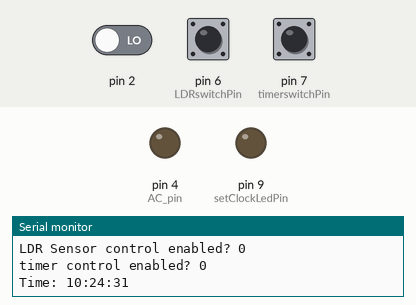
Recording of a sketch running on a simulated Arduino Uno, built with avr-gcc and run on an emulated ATmega328P. Shown: output pins drawn as LEDs (lit = HIGH), the last lines printed to the serial monitor. Inputs (shaded band) come from the test bench; at power-on: pin 2 LOW, pin 6 (LDRswitchPin) LOW, pin 7 (timerswitchPin) LOW. The local clock reads 2024-03-15 10:24:30 at power-on unless the sketch sets it.

Above: at 1.2 s.
1.3 s: pin 2 driven HIGH
At 1.8 s:
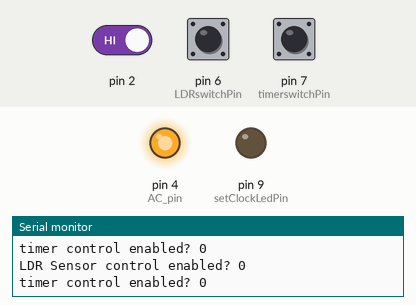
2.8 s: pin 6 (LDRswitchPin) pulled HIGH for 1 s
6.8 s: pin 6 (LDRswitchPin) pulled HIGH for 1 s
10.8 s: pin 2 driven LOW and pin 6 (LDRswitchPin) driven HIGH
13.8 s: pin 6 (LDRswitchPin) driven LOW
16.8 s: pin 6 (LDRswitchPin) driven HIGH
Timing chart, 0 to 19.8 s (numbered marks = the images above; inputs shaded):
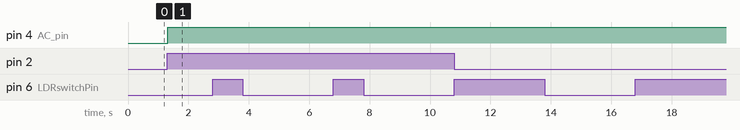

The sketch:

SmartSun_V6.ino
```cpp
/* Based on:
- AC Light Control  Updated by Robert Twomey

 Changed zero-crossing detection to look for RISING edge rather
 than falling.  (originally it was only chopping the negative half
 of the AC wave form).

 Also changed the dim_check() to turn on the Triac, leaving it on
 until the zero_cross_detect() turn's it off.

 Adapted from sketch by Ryan McLaughlin
 http://www.arduino.cc/cgi-bin/yabb2/YaBB.pl?num=1230333861/30

- Tiny RTC I2C Module to control the real time

 */

/*

V4.0: Includes:
  - Dimmer with 60 levels of luminosity
  - One day night/day cycle simulation with sunset and sunrise (4 minutes day for test)

V5.0: Includes:
  - Adaptation to the Arduino Mini Pro board
  - Turn the light off when a given threshold is readed in a analog input pin

// To include....
   //- Switch for on/off the light sensor (LDR) functionality
   //- Switch for on/off the timer functionality
   //- Switch for set the clock time to 12:00h after pressing 3 seconds

*/


////////////////////////////////////////////////////////////////////////////////////////////////////////////////
// Libraries invocations
////////////////////////////////////////////////////////////////////////////////////////////////////////////////
#include  <TimerOne.h>          // Avaiable from http://www.arduino.cc/playground/Code/Timer1
#include <Wire.h>  // Incluye la librería Wire
#include "RTClib.h" // Incluye la librería RTClib

RTC_DS1307 RTC; // Crea el objeto RTC

////////////////////////////////////////////////////////////////////////////////////////////////////////////////
// Pin definitions
////////////////////////////////////////////////////////////////////////////////////////////////////////////////

// A5 and A4 are for the RTC (SDL and SCA, respectively)
// Pin 2 is used to detect the interruption of the raising edge of the 220VAC signal

int AC_pin = 4;               // Output to Opto Triac
int LDRinputPin  = A0  ;      // Input from the LDR
int ThresholdPin = A3  ;      // Input from the LDR

int sunriseTimePin = A1  ;     // Input from the set-sunrise-time potentiometer
int sunsetTimePin  = A2  ;     // Input from the set-sunset-time potentiometer

int LDRswitchPin    = 6 ;      // Pin for the digital input to enable the light sensor
int timerswitchPin  = 7;       // Pin for the digital input to enable the timer to control the light level
int setClockTimePin = 8;       // Pin for the digital input to set the clock time to 12:00h.
int setClockLedPin  = 9;       // Pin for the digital output to blink the led after setting time.

////////////////////////////////////////////////////////////////////////////////////////////////////////////////
// Variable definitions
////////////////////////////////////////////////////////////////////////////////////////////////////////////////

volatile int i=0;               // Variable to use as a counter
volatile boolean zero_cross=0;  // Boolean to store a "switch" to tell us if we have crossed zero

int dim = 0;                    // Dimming level (0-128)  0 = on, 128 = 0ff

int freqStep = 167;    // This is the delay-per-brightness step in microseconds.
// It is calculated based on the frequency of your voltage supply (50Hz)
// and the number of brightness steps you want.
//
// The only tricky part is that the chopper circuit chops the AC wave twice per
// cycle, once on the positive half and once at the negative half. This meeans
// the chopping happens at 120Hz for a 60Hz supply or 100Hz for a 50Hz supply.

// To calculate freqStep you divide the length of one full half-wave of the power
// cycle (in microseconds) by the number of brightness steps.
//
// (1000000 uS / 100 Hz) / 60 brightness steps = 167 uS / brightness step
//
// 1000000 us / 100 Hz = 10000 uS, length of one half-wave.


//LDR sensor variables
int LDRswitchValue;
int LDRinputValue;
int threshold;

//timer variables
int timerswitchValue;
int sunriseTime;
int sunsetTime;

int seconds;
int minutes;

// for the millis
long dim_change_interval = 1000; // interval to change the dimming level
unsigned long currentMillis;
unsigned long previousMillis;


void zero_cross_detect() {
  zero_cross = true;               // set the boolean to true to tell our dimming function that a zero cross has occured
  i=0;
  digitalWrite(AC_pin, LOW);       // turn off TRIAC (and AC)
}

// Turn on the TRIAC at the appropriate time
void dim_check() {
  if(zero_cross == true) {
    if(i>=dim) {
      digitalWrite(AC_pin, HIGH); // turn on light
      i=0;  // reset time step counter
      zero_cross = false; //reset zero cross detection
    }
    else {
      i++; // increment time step counter
    }
  }
}

///////////////////// SETUP /////////////////////////////////

void setup() {                                      // Begin setup

// timer setup (including interruptions)
  // Use the TimerOne Library to attach an interrupt
  // to the function we use to check to see if it is
  // the right time to fire the triac.  This function
  // will now run every freqStep in microseconds.
  Serial.begin(9600); // Set data speed in the serial port
  Wire.begin(); // Set the wire communication
  RTC.begin(); // Set the RTC functionality

//  RTC.adjust(DateTime(__DATE__, __TIME__)); // Set the date according to the connected PC's time. Uncomment to set the clock after battery replacement.

  pinMode(AC_pin, OUTPUT);                          // Set the Triac pin as output
  attachInterrupt(0, zero_cross_detect, RISING);   // Attach an Interupt to Pin 2 (interupt 0) for Zero Cross Detection
  Timer1.initialize(freqStep);                      // Initialize TimerOne library for the freq we need
  Timer1.attachInterrupt(dim_check, freqStep);

//Digital I/O pin modes
  pinMode(AC_pin, OUTPUT);               // Pin for turning ON/OFF the Triac.
  pinMode(LDRswitchPin, INPUT);          // Pin to enable the light sensor
  pinMode(timerswitchPin, INPUT);        // Pin to enable the timer to control the light level
  pinMode(setClockTimePin, INPUT);       // Pin to set the clock time to 12:00h.
  pinMode(setClockLedPin, OUTPUT);       // Pin to blink the led after setting time.


}

///////////////////// LOOP /////////////////////////////////

void loop() {

  currentMillis = millis(); // Get current mseconds from millis

  DateTime now = RTC.now(); // Get current date from RTC


  // read the value from the LDR sensor ON/OFF switch:
  LDRswitchValue = digitalRead(LDRswitchPin);
  Serial.print("LDR Sensor control enabled? ");
  Serial.print(LDRswitchValue);
  Serial.println();

  // read the value from the timer ON/OFF switch
  timerswitchValue = digitalRead(timerswitchPin);
  Serial.print("timer control enabled? ");
  Serial.print(timerswitchValue);
  Serial.println();


  // Temporized stuff using millis()
  if(currentMillis - previousMillis > dim_change_interval){
     // guardar el ultimo instante en el que se movio el servo
     previousMillis = currentMillis;

    // Printing to serial port date
    Serial.println();
    Serial.print("Time: ");
    Serial.print(now.hour(), DEC);
    Serial.print(':');
    Serial.print(now.minute(), DEC);
    Serial.print(':');
    Serial.print(now.second(), DEC);
    Serial.println();

    // auxiliar variables
    seconds=now.second();
    minutes=now.minute();


  ////////////////////////////////
  // LDR control
  ////////////////////////////////


    // at first the light is fully ON
//    dim=0;

    // when the sensor functionality is ON
    if(LDRswitchValue==HIGH){
      Serial.print("LDR control enabled");
      Serial.println();

//      digitalWrite(AC_pin, HIGH); // turn on light
      dim=0;

      /*
      // read the value from the sensor:
      LDRinputValue = analogRead(LDRinputPin);
      // read the value from the threshold potentiometer
      threshold = analogRead(ThresholdPin);

      //send data to serial port
      Serial.print("LDR input value: ");
      Serial.print(LDRinputValue);
      Serial.println();
      Serial.print("Threshold value: ");
      Serial.print(threshold);

      // Turn the light off when thresold is readed
      if(LDRinputValue>=threshold){
        digitalWrite(AC_pin, LOW); // turn off light
        }
      else {// else if threshold is not reached, use the timer control or turn it on
        Serial.print("toy aQUI ");
        Serial.print(threshold);

        // If timer is enabled
        if(timerswitchValue=HIGH){

         ////////////////////////////////
         // Daytime Light level control
         ////////////////////////////////
           ///// Playing with a 4 minutes day
         // starting the sunrise at minute 0
         if(((minutes%4)==0)){
           Serial.print("   Mode: SUNRISE ");
           dim=(59-seconds);
           }
           //keeping the maximum light in the minute 1
         if(((minutes%4)==1)){
           Serial.print("   Mode: DAY ");
           dim=0;
           }
         // starting the sunset at minute 2
         if(((minutes%4)==2)){
           Serial.print("   Mode: SUNSET ");
           dim=seconds;
         }
         // keeping the minimum light during minute 3
         if(((minutes%4)==3)){
           Serial.print("   Mode: NIGHT ");
           dim=59;
         }

       } // end if the timer switch is ON
       else{ // end if the timer switch is ON turn ON the light
          dim=0;
       }

     } // end else if not threshold is reached
 */


   }  // end when the sensor functionality is ON
   else{
      Serial.print("LDR control disabled");
      Serial.println();
      dim=59;
//      digitalWrite(AC_pin, LOW); // turn OFF the light____ DO NOT WORK CAUSE IN BECAUSE INTERRUPTS


     /*
     //     else when the sensor functionality is ON we can also control the
          //   light with the timer.


       // If timer is enabled
       if(timerswitchValue=HIGH){

         ////////////////////////////////
         // Daytime Light level control
         ////////////////////////////////
           ///// Playing with a 4 minutes day
         // starting the sunrise at minute 0
         if(((minutes%4)==0)){
           Serial.print("   Mode: SUNRISE ");
           dim=(59-seconds);
           }
           //keeping the maximum light in the minute 1
         if(((minutes%4)==1)){
           Serial.print("   Mode: DAY ");
           dim=0;
           }
         // starting the sunset at minute 2
         if(((minutes%4)==2)){
           Serial.print("   Mode: SUNSET ");
           dim=seconds;
         }
         // keeping the minimum light during minute 3
         if(((minutes%4)==3)){
           Serial.print("   Mode: NIGHT ");
           dim=59;
         }

      } // end if the timer switch is ON
      else{ // end if the timer switch is ON turn ON the light
          dim=0;
      }

  */
//    dim=0;

    }  // end when the sensor functionality is OFF


    Serial.println();

  } // end of the millis() condition

//  delay(1000);

}  /////////////////////// END LOOP ///////////////////////
```

Measured:
- after the input at 1.3 s, pin 4 (AC_pin): LOW → HIGH at once
